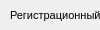
      <widget class="QWidget" name="page_5">
       <property name="geometry">
        <rect>
         <x>0</x>
         <y>0</y>
         <width>100</width>
         <height>30</height>
        </rect>
       </property>
       <attribute name="label">
        <string>СИ, применяемые при поверке</string>
       </attribute>
       <widget class="QLabel" name="label_35">
        <property name="geometry">
         <rect>
          <x>10</x>
          <y>5</y>
          <width>171</width>
          <height>21</height>
         </rect>
        </property>
        <property name="font">
         <font>
          <family>MS Shell Dlg 2</family>
          <pointsize>8</pointsize>
          <weight>50</weight>
          <bold>false</bold>
         </font>
        </property>
        <property name="text">
         <string>Регистрационный № типа СИ</string>
        </property>
       </widget>
       <widget class="QLabel" name="label_36">
        <property name="geometry">
         <rect>
          <x>10</x>
          <y>70</y>
          <width>91</width>
          <height>16</height>
         </rect>
        </property>
        <property name="font">
         <font>
          <family>MS Shell Dlg 2</family>
          <pointsize>8</pointsize>
          <weight>50</weight>
          <bold>false</bold>
         </font>
        </property>
        <property name="text">
         <string>Заводской номер</string>
        </property>
       </widget>
       <widget class="QLineEdit" name="lineEdit_17">
        <property name="geometry">
         <rect>
          <x>10</x>
          <y>30</y>
          <width>661</width>
          <height>31</height>
         </rect>
        </property>
        <property name="font">
         <font>
          <family>Calibri</family>
          <pointsize>12</pointsize>
          <weight>50</weight>
          <bold>false</bold>
         </font>
        </property>
        <property name="focusPolicy">
         <enum>Qt::ClickFocus</enum>
        </property>
        <property name="clearButtonEnabled">
         <bool>true</bool>
        </property>
       </widget>
       <widget class="QLineEdit" name="lineEdit_18">
        <property name="geometry">
         <rect>
          <x>10</x>
          <y>90</y>
          <width>191</width>
          <height>31</height>
         </rect>
        </property>
        <property name="font">
         <font>
          <family>Calibri</family>
          <pointsize>12</pointsize>
          <weight>50</weight>
          <bold>false</bold>
         </font>
        </property>
        <property name="focusPolicy">
         <enum>Qt::ClickFocus</enum>
        </property>
        <property name="clearButtonEnabled">
         <bool>true</bool>
        </property>
       </widget>
      </widget>
